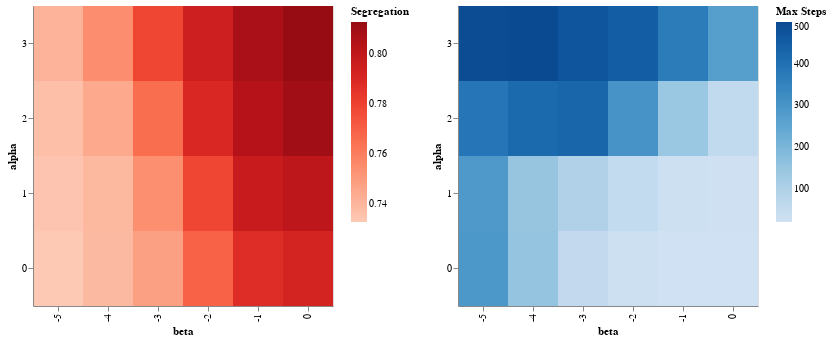

The notebook cell saved with this chart:
### Code cell
(heatmap1 | heatmap2).resolve_scale(
    color='independent')

### Figure 1 — Vega-Lite specification as saved in the notebook (floating-point values rounded to 4 significant figures)
{"config": {"view": {"continuousWidth": 300, "continuousHeight": 300}}, "hconcat": [{"mark": {"type": "rect"}, "encoding": {"color": {"field": "mean_seg", "legend": {"title": "Segregation"}, "scale": {"scheme": "reds"}, "type": "quantitative"}, "x": {"field": "beta", "type": "ordinal"}, "y": {"field": "alpha", "scale": {"reverse": true}, "type": "ordinal"}}, "height": 300, "width": 300}, {"mark": {"type": "rect"}, "encoding": {"color": {"field": "mean_step", "legend": {"title": "Max Steps"}, "scale": {"scheme": "blues"}, "type": "quantitative"}, "x": {"field": "beta", "type": "ordinal"}, "y": {"field": "alpha", "scale": {"reverse": true}, "type": "ordinal"}}, "height": 300, "width": 300}], "data": {"name": "data-6c3c1660819dac70bc6b09fc65967273"}, "resolve": {"scale": {"color": "independent"}}, "$schema": "https://vega.github.io/schema/vega-lite/v5.6.1.json", "datasets": {"data-6c3c1660819dac70bc6b09fc65967273": [{"alpha": 0.0, "beta": -5.0, "mean_step": 292.2, "mean_seg": 0.7329, "mean_cen_seg": 0.7332, "mean_per_seg": 0.7329}, {"alpha": 0.0, "beta": -4.0, "mean_step": 153.1, "mean_seg": 0.7389, "mean_cen_seg": 0.7332, "mean_per_seg": 0.7397}, {"alpha": 0.0, "beta": -3.0, "mean_step": 54.76, "mean_seg": 0.7481, "mean_cen_seg": 0.741, "mean_per_seg": 0.7491}, {"alpha": 0.0, "beta": -2.0, "mean_step": 27.05, "mean_seg": 0.7689, "mean_cen_seg": 0.7682, "mean_per_seg": 0.7691}, {"alpha": 0.0, "beta": -1.0, "mean_step": 20.2, "mean_seg": 0.7877, "mean_cen_seg": 0.7783, "mean_per_seg": 0.7892}, {"alpha": 0.0, "beta": 0.0, "mean_step": 20.06, "mean_seg": 0.7922, "mean_cen_seg": 0.7857, "mean_per_seg": 0.7933}, {"alpha": 1.0, "beta": -5.0, "mean_step": 289.2, "mean_seg": 0.7343, "mean_cen_seg": 0.7184, "mean_per_seg": 0.7367}, {"alpha": 1.0, "beta": -4.0, "mean_step": 148.5, "mean_seg": 0.739, "mean_cen_seg": 0.7077, "mean_per_seg": 0.7438}, {"alpha": 1.0, "beta": -3.0, "mean_step": 99.57, "mean_seg": 0.754, "mean_cen_seg": 0.7154, "mean_per_seg": 0.7606}, {"alpha": 1.0, "beta": -2.0, "mean_step": 53.44, "mean_seg": 0.7789, "mean_cen_seg": 0.7305, "mean_per_seg": 0.7879}, {"alpha": 1.0, "beta": -1.0, "mean_step": 27.5, "mean_seg": 0.7971, "mean_cen_seg": 0.7432, "mean_per_seg": 0.8073}, {"alpha": 1.0, "beta": 0.0, "mean_step": 24.25, "mean_seg": 0.8008, "mean_cen_seg": 0.7478, "mean_per_seg": 0.8108}, {"alpha": 2.0, "beta": -5.0, "mean_step": 388.1, "mean_seg": 0.7368, "mean_cen_seg": 0.6969, "mean_per_seg": 0.7433}, {"alpha": 2.0, "beta": -4.0, "mean_step": 417.7, "mean_seg": 0.745, "mean_cen_seg": 0.6835, "mean_per_seg": 0.7561}, {"alpha": 2.0, "beta": -3.0, "mean_step": 428.0, "mean_seg": 0.7656, "mean_cen_seg": 0.711, "mean_per_seg": 0.7761}, {"alpha": 2.0, "beta": -2.0, "mean_step": 304.7, "mean_seg": 0.7901, "mean_cen_seg": 0.7305, "mean_per_seg": 0.8018}, {"alpha": 2.0, "beta": -1.0, "mean_step": 142.5, "mean_seg": 0.8038, "mean_cen_seg": 0.7461, "mean_per_seg": 0.8152}, {"alpha": 2.0, "beta": 0.0, "mean_step": 56.38, "mean_seg": 0.8096, "mean_cen_seg": 0.7514, "mean_per_seg": 0.8211}, {"alpha": 3.0, "beta": -5.0, "mean_step": 495.5, "mean_seg": 0.7412, "mean_cen_seg": 0.6688, "mean_per_seg": 0.7545}, {"alpha": 3.0, "beta": -4.0, "mean_step": 500.0, "mean_seg": 0.7545, "mean_cen_seg": 0.6737, "mean_per_seg": 0.7706}, {"alpha": 3.0, "beta": -3.0, "mean_step": 469.9, "mean_seg": 0.7788, "mean_cen_seg": 0.7029, "mean_per_seg": 0.7942}, {"alpha": 3.0, "beta": -2.0, "mean_step": 450.4, "mean_seg": 0.7948, "mean_cen_seg": 0.729, "mean_per_seg": 0.8081}, {"alpha": 3.0, "beta": -1.0, "mean_step": 368.0, "mean_seg": 0.8073, "mean_cen_seg": 0.7433, "mean_per_seg": 0.8202}, {"alpha": 3.0, "beta": 0.0, "mean_step": 271.4, "mean_seg": 0.8129, "mean_cen_seg": 0.7538, "mean_per_seg": 0.8248}]}}
